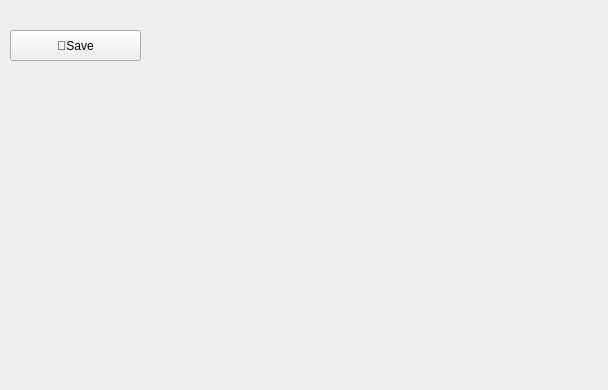
<?xml version="1.0" encoding="UTF-8"?>
<ui version="4.0">
 <class>ImageWindow</class>
 <widget class="QWidget" name="ImageWindow">
  <property name="geometry">
   <rect>
    <x>0</x>
    <y>0</y>
    <width>608</width>
    <height>390</height>
   </rect>
  </property>
  <property name="windowTitle">
   <string>Form</string>
  </property>
  <widget class="QLabel" name="label">
   <property name="geometry">
    <rect>
     <x>190</x>
     <y>0</y>
     <width>571</width>
     <height>431</height>
    </rect>
   </property>
   <property name="text">
    <string/>
   </property>
   <property name="scaledContents">
    <bool>true</bool>
   </property>
  </widget>
  <widget class="QPushButton" name="SaveButton">
   <property name="geometry">
    <rect>
     <x>10</x>
     <y>30</y>
     <width>131</width>
     <height>31</height>
    </rect>
   </property>
   <property name="text">
    <string>💾Save</string>
   </property>
  </widget>
 </widget>
 <resources/>
 <connections/>
</ui>
